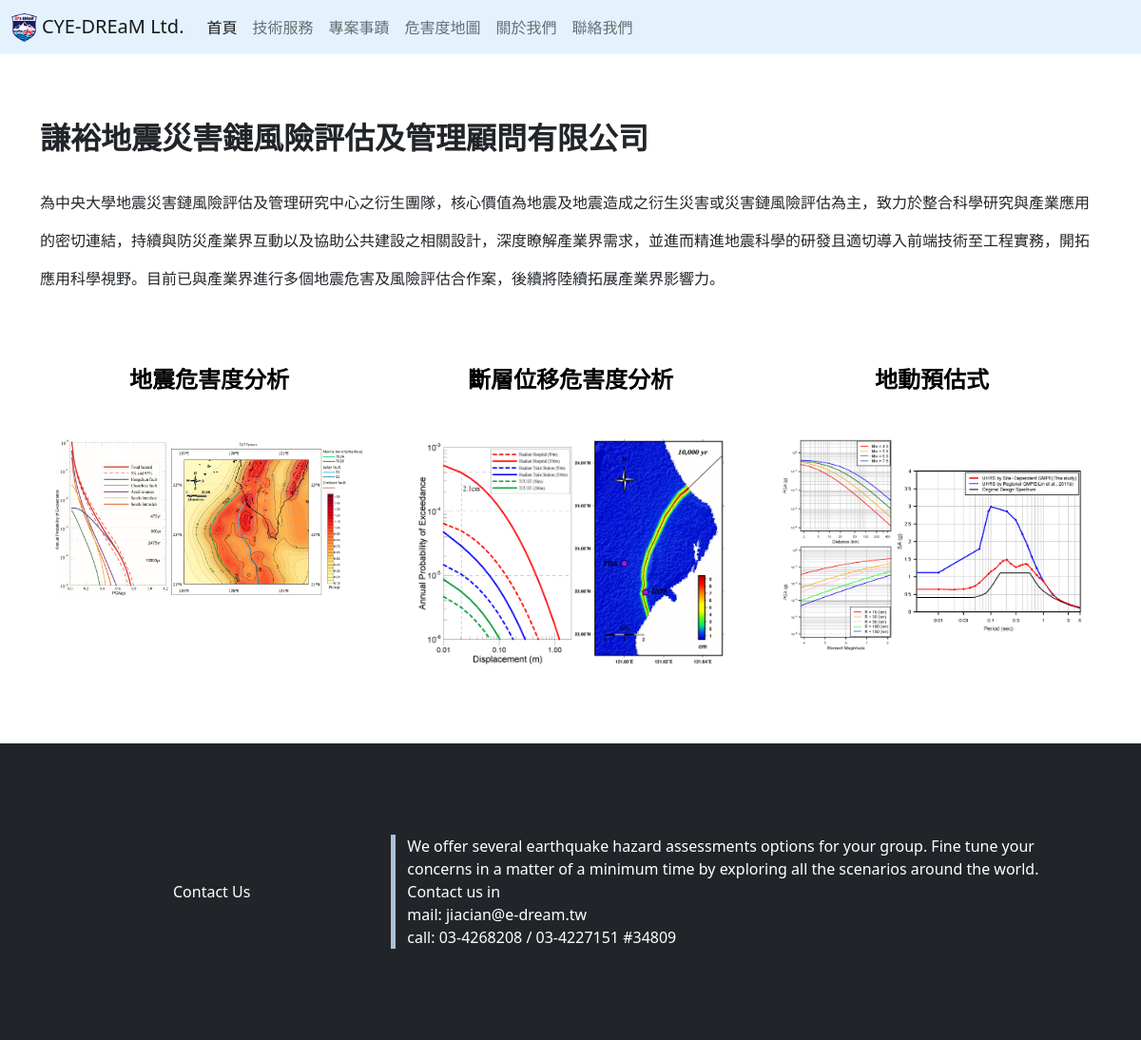
Before: / with the older database file.
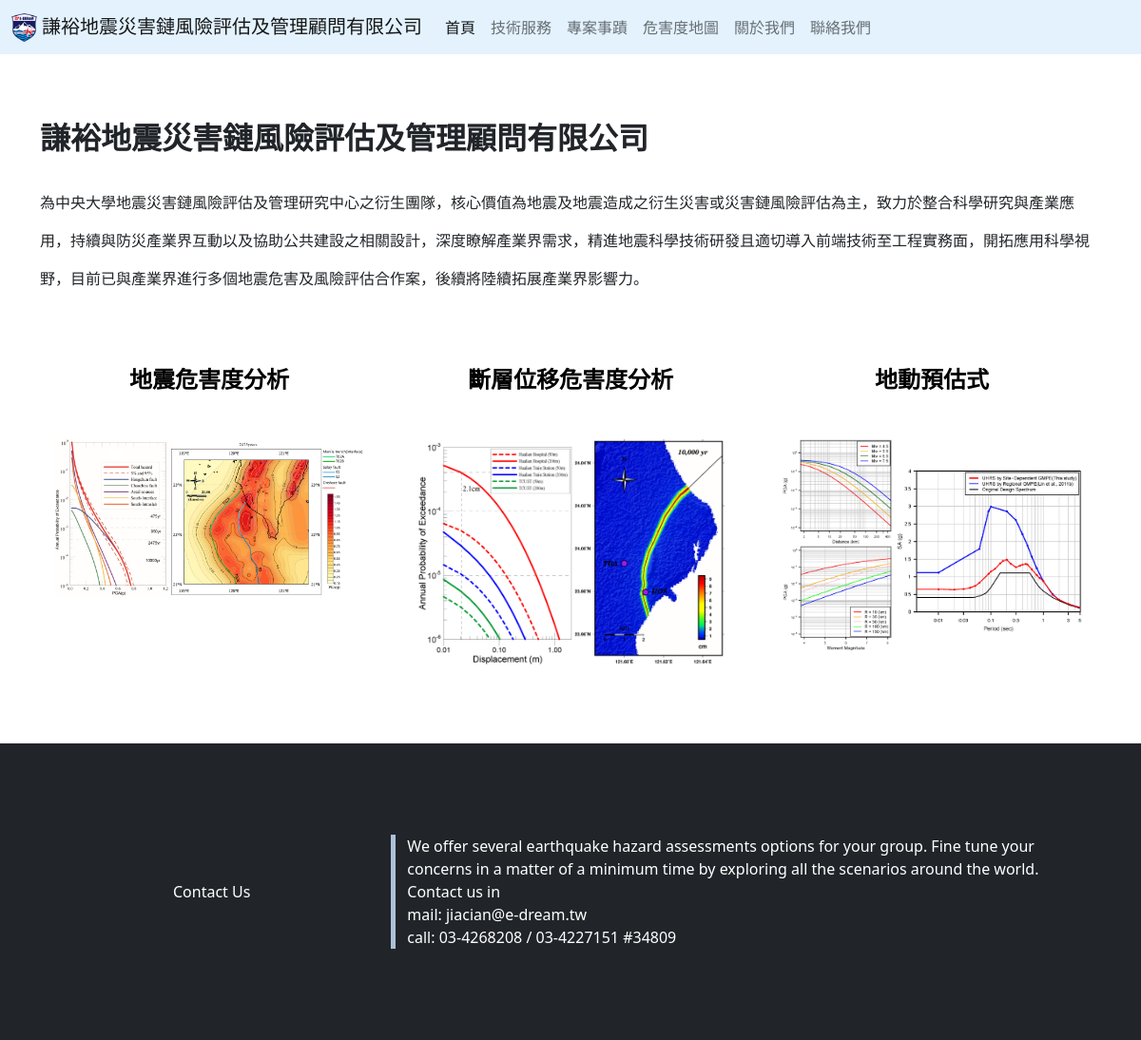
After: the same page with the newer database file.
### home/models.py (models this page shows, shortened)
class HomePage(models.Model):
    name = models.CharField('公司名稱', max_length=20)
    logo= models.ImageField("公司logo",storage=OverwriteStorage(),upload_to='',blank=True)
    big_pic_url1 = models.ImageField("圖片1 URL",storage=OverwriteStorage(),upload_to='home_image/',blank=True)
    big_pic_url2 = models.ImageField("圖片2 URL",storage=OverwriteStorage(),upload_to='home_image/',blank=True)
    big_pic_url3 = models.ImageField("圖片3 URL",storage=OverwriteStorage(),upload_to='home_image/',blank=True)
    title = models.CharField('標題', max_length=20)
    title_content=models.TextField('標題內容', max_length=200)
    sub_title1=models.CharField('子標題1', max_length=50,blank=True)
    sub_title2=models.CharField('子標題2', max_length=50,blank=True)
    sub_title3=models.CharField('子標題3', max_length=50,blank=True)
    sub_title4=models.CharField('子標題4', max_length=50,blank=True)
    pic_url1 = models.ImageField("子標題圖片1 URL",storage=OverwriteStorage(),upload_to='home_image/',blank=True)
    pic_url2 = models.ImageField("子標題圖片2 URL",storage=OverwriteStorage(),upload_to='home_image/',blank=True)
    pic_url3 = models.ImageField("子標題圖片3 URL",storage=OverwriteStorage(),upload_to='home_image/',blank=True)
    pic_url4 = models.ImageField("子標題圖片4 URL",storage=OverwriteStorage(),upload_to='home_image/',blank=True)
    bottom_title=models.CharField('底部標題', max_length=20,blank=True)
    bottom_content=models.TextField('底部內容', max_length=300,blank=True)
    bottom_email=models.CharField('底部email', max_length=100,blank=True)
    bottom_phone=models.CharField('底部連絡電話', max_length=50,blank=True)

### home/views.py (the view)
# urls.py: path('', HomePageContentView.as_view()),
class HomePageContentView(ListView):
    model = HomePage
    template_name = 'HomePage.html'
    context_object_name = 'Home_Content'

### templates/HomePage.html (shortened to what the changed rows need)
{% load static %}
<!DOCTYPE html>
<html lang="en">
{% for Content in Home_Content %}
<head>
    <link href="https://cdn.jsdelivr.net/npm/bootstrap@5.0.2/dist/css/bootstrap.min.css" rel="stylesheet"
>
    <link rel="stylesheet" href="{% static 'css/HomePage.css' %}">
</head>
<body>
    <nav class="navbar navbar-expand-lg navbar-light" style='background-color: #e3f2fd;'>
        <div class="container-xxl">
            <a class="navbar-brand" href="">
                <img src="../static/assets/{{ Content.logo }}" alt="" height="30"
                    class="d-inline-block align-text-top">
                {{Content.name}}</a>
            <div class="collapse navbar-collapse" id="navbarSupportedContent">
                <ul class="navbar-nav me-auto mb-2 mb-lg-0">
                    <li class="nav-item">
                        <a class="nav-link active" aria-current="page" href="">首頁</a>
                    </li>
                    <li class="nav-item">
                        <a class="nav-link" href="Service">技術服務</a>
                    </li>
                    <li class="nav-item">
                        <a class="nav-link" href="Experience">專案事蹟</a>
                    </li>
                    <li class="nav-item">
                        <a class="nav-link" href="MapPage">危害度地圖</a>
                    </li>
                    <li class="nav-item">
                        <a class="nav-link" href="AboutUs">關於我們</a>
                    </li>
                    <li class="nav-item">
                        <a class="nav-link" href="Contact">聯絡我們</a>
                    </li>
                </ul>
            </div>
        </div>
    </nav>
    <div class="container">
        <div class="row">
            <div class="col-12 col-md-12">
                <br>
                <br>
                <h1 style="width:100%;font-size:200%;line-height: 2.5;font-weight: bold;">{{ Content.title }}</h1>
                <p style="width:100%;font-size:100%;line-height: 2.5;">{{Content.title_content}}</p>
                <br>
                <br>
                <div class="row">
                    <div class="col-12 col-md-4 text-center">
                        <h4 style="width:100%;font-size:150%;font-weight: bold;"><a class="nav-link" style="color:black;" href="Service#1">{{Content.sub_title1}}</a></h4>
                        <br>
                        <div class="item">
                            <a class="nav-link" href="Service#1"><img src="../static/assets/{{ Content.pic_url1 }}" class="img-fluid"></a>
                        </div>
                        <br>
                    </div>
                    <div class="col-12 col-md-4 text-center">
                        <h4 style="width:100%;font-size:150%;font-weight: bold;"><a class="nav-link" style="color:black;" href="Service#2">{{Content.sub_title2}}</a></h4>
                        <br>
                        <div class="item">
                            <a class="nav-link" href="Service#2"><img src="../static/assets/{{ Content.pic_url2 }}" class="img-fluid"></a>
                        </div>
                        <br>
                    </div>
                    <div class="col-12 col-md-4 text-center">
                        <h4 style="width:100%;font-size:150%;font-weight: bold;"><a class="nav-link" style="color:black;" href="Service#3">{{Content.sub_title3}}</a></h4>
                        <br>
                        <div class="item">
                            <a class="nav-link" href="Service#3"><img src="../static/assets/{{ Content.pic_url3 }}" class="img-fluid"></a>
                        </div>
                        <br>
                    </div>
                </div>
            </div>
        </div>
    </div>
    <footer class="bd-footer py-4 py-md-5 mt-5 bg-dark">
        <div class="container py-4 py-md-5 px-4 px-md-3">
            <div class="row align-items-center">
                <div class="text-center col-4 col-md-4" style="color:white">{{Content.bottom_title}}</div>
                <div class="text-left col-8 col-md-8" id="Contact" style="color:white">
                    {{Content.bottom_content}}<br>
                    mail: {{Content.bottom_email}}<br>
                    call: {{Content.bottom_phone}}
                </div>
            </div>
        </div>
    </footer>
</body>
{% endfor %}
</html>

Changed rows visible on the page:
changed HomePage "謙裕地震災害鏈風險評估及管理顧問有限公司": name "CYE-DREaM Ltd." → "謙裕地震災害鏈風險評估及管理顧問有限公司"; title_content "為中央大學地震災害鏈風險評估及管理研究中心之衍生團隊，核心價值為地震及地震造成之衍生災害或災害鏈風險評估為主，致力於整合科學研究與產業應用的密切連結，持續與防災產業界互動以及協助公共建設之相關設計，深度瞭解產業界需求，並進而精進地震科學的研發且適切導入前端技術至工程實務，開拓應用科學視野。目前已與產業界進行多個地震危害及風險評估合作案，後續將陸續拓展產業界影響力。" → "為中央大學地震災害鏈風險評估及管理研究中心之衍生團隊，核心價值為地震及地震造成之衍生災害或災害鏈風險評估為主，致力於整合科學研究與產業應用，持續與防災產業界互動以及協助公共建設之相關設計，深度瞭解產業界需求，精進地震科學技術研發且適切導入前端技術至工程實務面，開拓應用科學視野，目前已與產業界進行多個地震危害及風險評估合作案，後續將陸續拓展產業界影響力。"
